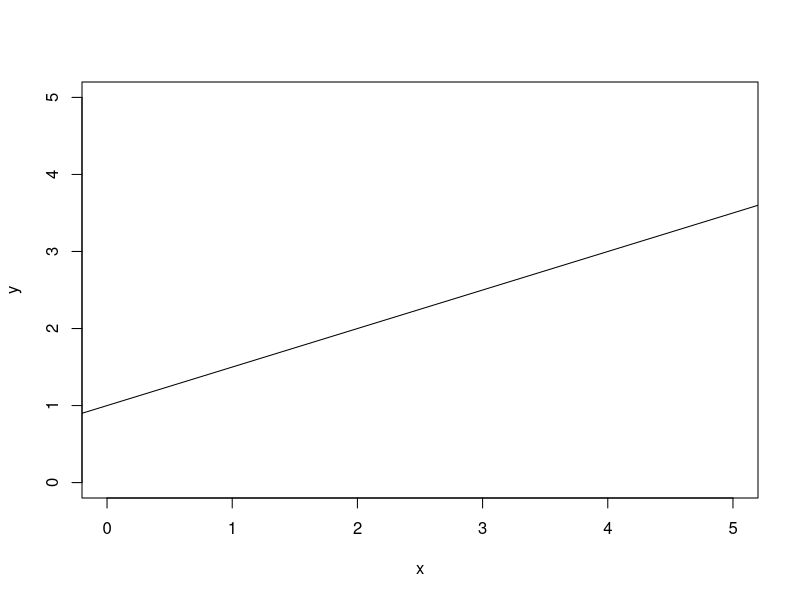
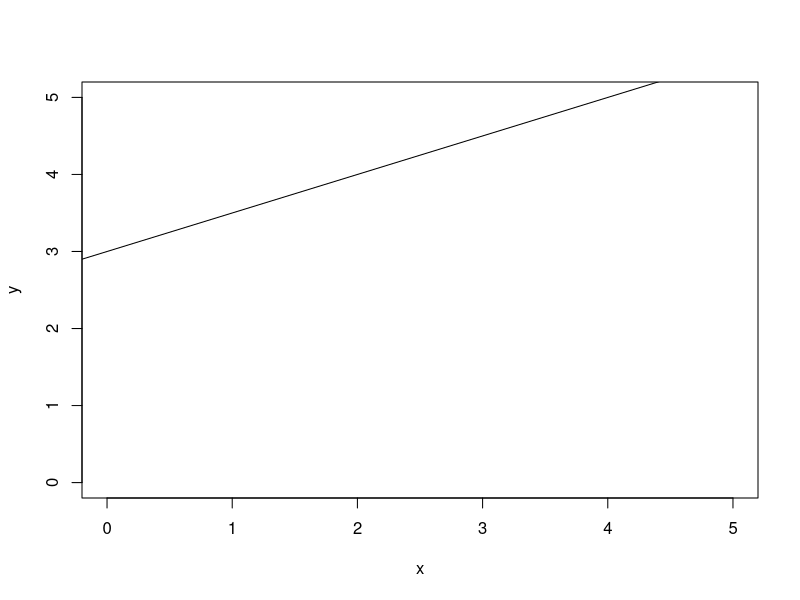
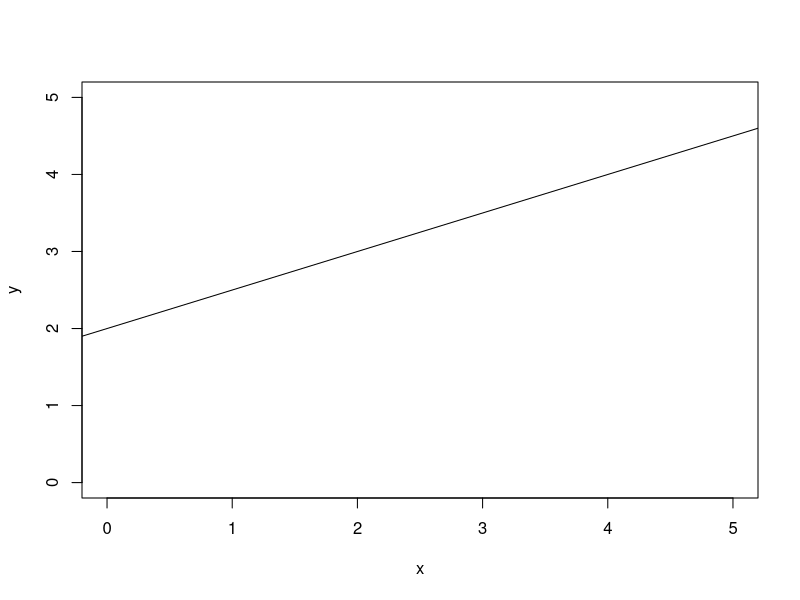
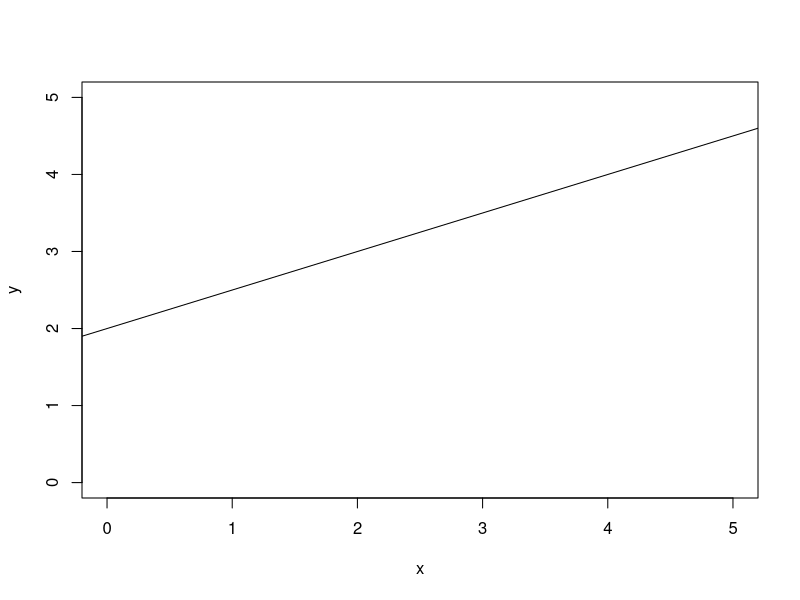
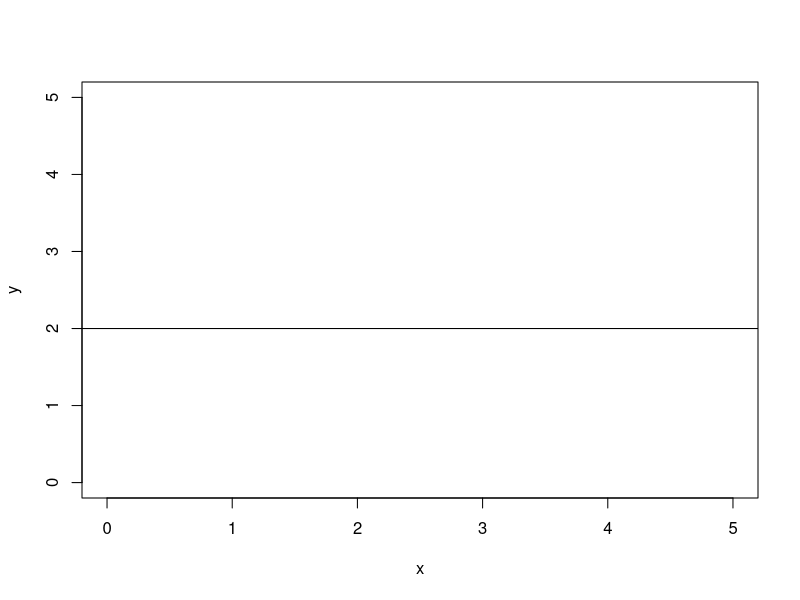
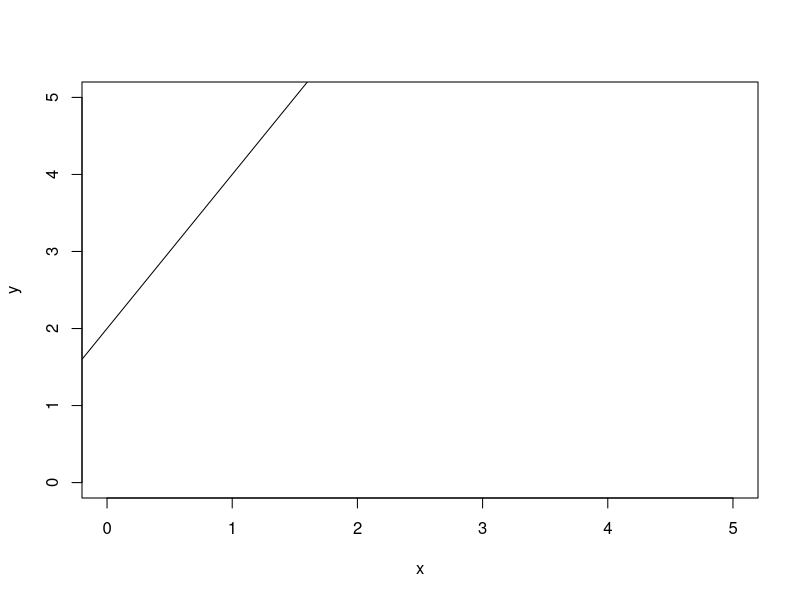
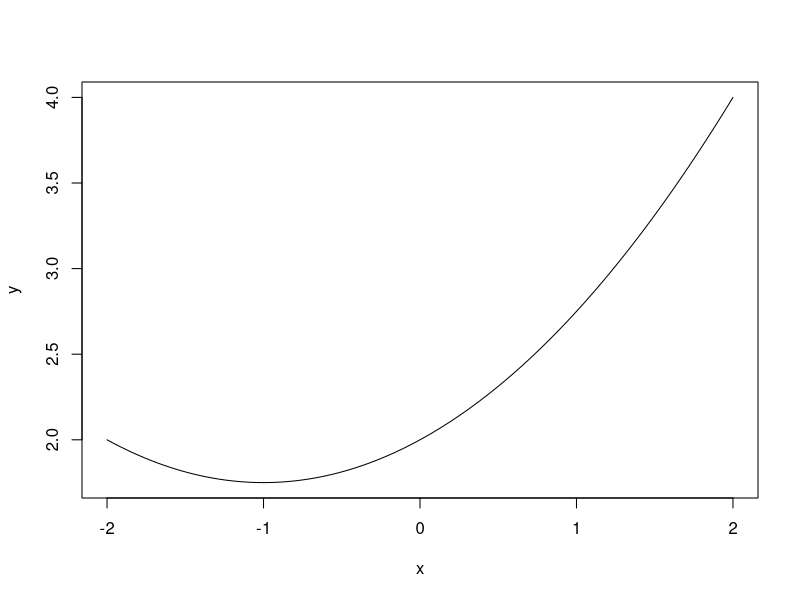

The R script that drew these images, in order:
## ---- chunk 1
#| include: false
options(width = 68)
knitr::opts_chunk$set(eval=TRUE, echo=TRUE, message=TRUE, warning=TRUE, dev = "svg")
## ---- chunk 2
x <- c(3, 4, 5) # Create x
x
## ---- chunk 3
x[3] # Get the third element of x
## ---- chunk 4
x[c(2,3)] # Get the second and third elements of x
## ---- chunk 5
(X <- matrix(c(3,4,5,6), nrow = 2))
## ---- chunk 6
X[2,1]
## ---- chunk 7
x <- c(7, 11, 11, 13, 26)
sum(x)
## ---- chunk 8
(1/length(x)) * sum(x)
## ---- chunk 9
mean(x)
## ---- chunk 10
x[(length(x) + 1) / 2] # length(x) is the number of elements
## ---- chunk 11
median(x)
## ---- chunk 12
table(x)
## ---- chunk 13
table(x)[table(x)==max(table(x))]
## ---- chunk 14
z <- c(2, 5, 3, 5, 95)
mean(z)
## ---- chunk 15
median(z)
## ---- chunk 16
(s2 <- sum((x - mean(x))^2) / (length(x) -1))
var(x)
## ---- chunk 17
sqrt(var(x))
sd(x)
## ---- chunk 18
#| fig.height: 3.5
plot(c(0,5), c(0,5), type = "n", xlab = "x", ylab = "y")
abline(a = 1, b = 0.5)
## ---- chunk 19
#| fig.height: 3.5
plot(c(0,5), c(0,5), type = "n", xlab = "x", ylab = "y")
abline(a = 3, b = 0.5)
## ---- chunk 20
#| fig.height: 3.5
plot(c(0,5), c(0,5), type = "n", xlab = "x", ylab = "y")
abline(a = 2, b = 0.5)
## ---- chunk 21
#| fig.height: 3.5
plot(c(0,5), c(0,5), type = "n", xlab = "x", ylab = "y")
abline(a = 2, b = 0.5)
## ---- chunk 22
#| fig.height: 3.5
plot(c(0,5), c(0,5), type = "n", xlab = "x", ylab = "y")
abline(a = 2, b = 0)
## ---- chunk 23
#| fig.height: 3.5
plot(c(0,5), c(0,5), type = "n", xlab = "x", ylab = "y")
abline(a = 2, b = 2)
## ---- chunk 24
#| fig.height: 3.5
#| fig.width: 6
curve(2 + 0.5*x + 0.25*x^2, from = -2, to = 2, ylab = "y")
## ---- chunk 25
x <- 2
3 + x + 0.75*x^2
## ---- chunk 26
USArrests[1,] # First row
## ---- chunk 27
USArrests[1:3, 3:4] # First three rows, third and fourth column #<<
## ---- chunk 28
USArrests["California",]
## ---- chunk 29
head(USArrests[, c("Murder", "UrbanPop")])
## ---- chunk 30
USArrests[, "Murder"]
## ---- chunk 31
USArrests$Murder
## ---- chunk 32
str(USArrests)
## ---- chunk 33
USArrests$Murder[1:10]
## ---- chunk 34
USArrests[USArrests$Murder > 15, ]
## ---- chunk 35
USArrests$Murder > 15
## ---- chunk 36
USArrests[USArrests$Murder > 15 & USArrests$Assault > 300, ]
## ---- chunk 37
USArrests[USArrests$Murder > 15 | USArrests$Assault > 300, ]
## ---- chunk 38
vector_w_missing <- c(1, 2, NA, 4, 5, 6, NA)
## ---- chunk 39
mean(vector_w_missing)
## ---- chunk 40
mean(vector_w_missing, na.rm=TRUE)
## ---- chunk 41
vector_w_missing == NA
## ---- chunk 42
is.na(vector_w_missing)
## ---- chunk 43
mean(vector_w_missing[!is.na(vector_w_missing)]) #<<
